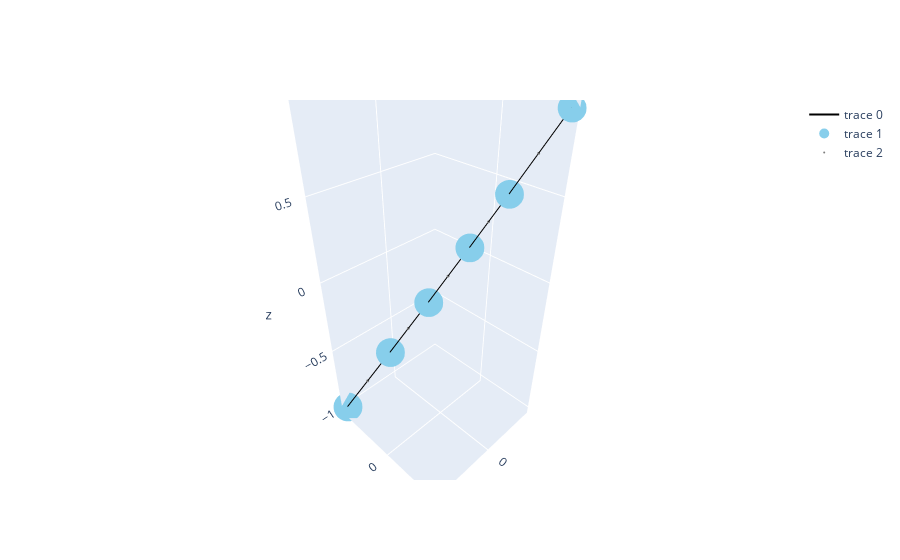

Notebook source saved alongside this figure:
### Code cell
%matplotlib inline
#need to fill these with all of the coordinates
for edge in edges:
    #format: [beginning,ending,None]
    x_coords = [spring_3D[edge[0]][0],spring_3D[edge[1]][0],None]
    x_edges += x_coords
    xtp.append(0.5*(spring_3D[edge[0]][0]+ spring_3D[edge[1]][0]))

    y_coords = [spring_3D[edge[0]][1],spring_3D[edge[1]][1],None]
    y_edges += y_coords
    ytp.append(0.5*(spring_3D[edge[0]][1]+ spring_3D[edge[1]][1]))

    z_coords = [spring_3D[edge[0]][2],spring_3D[edge[1]][2],None]
    z_edges += z_coords
    ztp.append(0.5*(spring_3D[edge[0]][2]+ spring_3D[edge[1]][2])) 


etext = [f'weight={w}' for w in edge_weights]

trace_weights = go.Scatter3d(x=xtp, y=ytp, z=ztp,
    mode='markers',
    marker =dict(color='rgb(125,125,125)', size=1), #set the same color as for the edge lines
    text = etext, hoverinfo='text')

#create a trace for the edges
trace_edges = go.Scatter3d(
    x=x_edges,
    y=y_edges,
    z=z_edges,
    mode='lines',
    line=dict(color='black', width=2),
    hoverinfo='none')

#create a trace for the nodes
trace_nodes = go.Scatter3d(
    x=x_nodes,
    y=y_nodes,
    z=z_nodes,
    mode='markers',
    marker=dict(symbol='circle',
            size=10,
            color='skyblue')
    )

#Include the traces we want to plot and create a figure
data = [trace_edges, trace_nodes, trace_weights]
fig = go.Figure(data=data)

fig.show()

### Figure 1 — Plotly figure (JSON) as saved in the notebook; plotly's stock layout.template omitted (floating-point values rounded to 4 significant figures)
{"data": [{"hoverinfo": "none", "line": {"color": "black", "width": 2}, "mode": "lines", "type": "scatter3d", "x": [0.4393, 0.2188, null, 0.2188, 0.05226, null, 0.05226, -0.09955, null, -0.224, -0.3868, null, -0.224, -0.09955, null], "y": [-0.4382, -0.2189, null, -0.2189, -0.05283, null, -0.05283, 0.09891, null, 0.2236, 0.3873, null, 0.2236, 0.09891, null], "z": [-1, -0.5089, null, -0.5089, -0.1315, null, -0.1315, 0.2197, null, 0.5137, 0.9071, null, 0.5137, 0.2197, null]}, {"marker": {"color": "skyblue", "size": 10, "symbol": "circle"}, "mode": "markers", "type": "scatter3d", "x": [0.4393, 0.2188, 0.05226, -0.224, -0.3868, -0.09955], "y": [-0.4382, -0.2189, -0.05283, 0.2236, 0.3873, 0.09891], "z": [-1, -0.5089, -0.1315, 0.5137, 0.9071, 0.2197]}, {"hoverinfo": "text", "marker": {"color": "rgb(125,125,125)", "size": 1}, "mode": "markers", "text": ["weight=1", "weight=3", "weight=2", "weight=4", "weight=6"], "type": "scatter3d", "x": [0.3291, 0.1355, -0.02364, -0.3054, -0.1618], "y": [-0.3285, -0.1358, 0.02304, 0.3055, 0.1613], "z": [-0.7544, -0.3202, 0.04409, 0.7104, 0.3667]}], "layout": {}}
